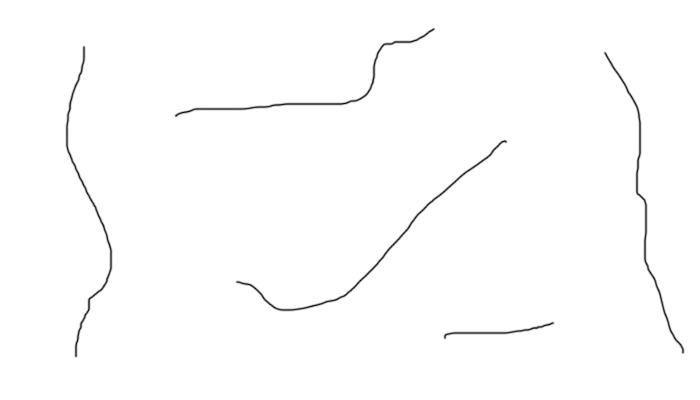
#> input picture detecttest.png, 700 x 400 px
$ python contourProperty.py   (older library calls are emulated)
#> lines starting #> are read from the running program, lines starting #| are printed output that depends on the picture; after the words box and inside, x2 and y2 are one past the last pixel; in counts of white or black regions, pixels touching at a corner belong together
# -*- coding: utf-8 -*-
"""
Created on Mon Feb 20 17:16:37 2017

@author: USER
"""

#-*- coding:utf-8 -*-
import sys
reload(sys)
sys.setdefaultencoding('utf8')

import cv2
import numpy as np
from matplotlib import pyplot as plt

img = cv2.imread('detecttest.png')
#> img is the input picture: shape (400, 700, 3); min 5, max 255, mean 253
img1 = img.copy()

imgray = cv2.cvtColor(img,cv2.COLOR_BGR2GRAY)
ret, thresh = cv2.threshold(imgray,127,255,0)
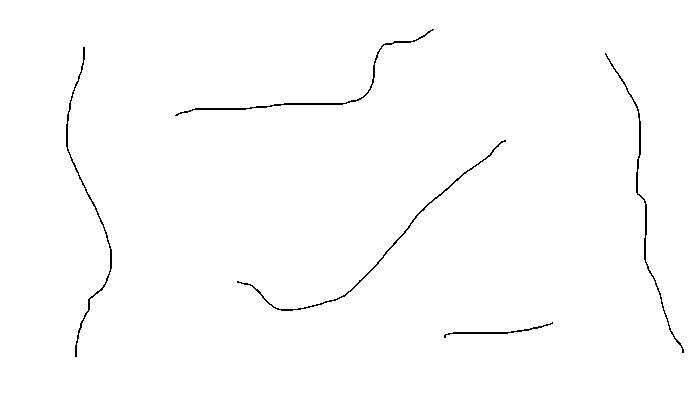
#> thresh: shape (400, 700); 99.2% white; black in thin lines or dots, all inside (x1, y1, x2, y2) = (66, 29, 684, 357)

image, contours, hierachy = cv2.findContours(thresh, cv2.RETR_TREE,cv2.CHAIN_APPROX_SIMPLE)
#> contours = 6 contours; box (x1, y1, x2, y2) and area: (0, 0, 700, 400) 278901, (65, 46, 113, 358) 862, (604, 52, 685, 354) 836, (174, 28, 435, 117) 823, (236, 139, 507, 312) 810, (443, 321, 554, 339) 312

cnt = contours[0]
#> cnt = [[0, 0], [0, 399], [699, 399], [699, 0]]

leftmost = tuple(cnt[cnt[:,:,0].argmin()][0])
#> leftmost = (0, 0)
rightmost = tuple(cnt[cnt[:,:,0].argmax()][0])
#> rightmost = (699, 399)
topmost = tuple(cnt[cnt[:,:,1].argmin()][0])
#> topmost = (0, 0)
bottommost = tuple(cnt[cnt[:,:,1].argmax()][0])
#> bottommost = (0, 399)

cv2.circle(img1,leftmost,20,(0,0,255),-1)
cv2.circle(img1,rightmost,20,(0,0,255),-1)
cv2.circle(img1,topmost,20,(0,0,255),-1)
cv2.circle(img1,bottommost,20,(0,0,255),-1)
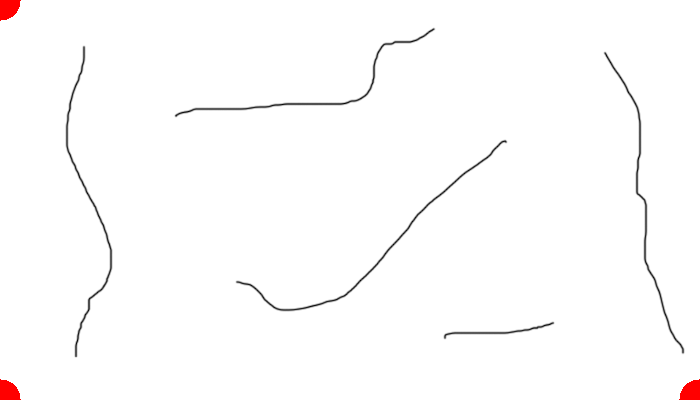
#> img1: shape (400, 700, 3); mean B, G, R 252.1, 252.1, 253

img1 = cv2.drawContours(img1, cnt, -1, (255,0,0), 5)
#> img1: shape (400, 700, 3); 0.02% of pixels changed, all inside (x1, y1, x2, y2) = (0, 0, 700, 400)

titles = ['[Original]','[Result]']
images = [img, img1]

for i in xrange(2):
    plt.subplot(1,2,i+1), plt.title(titles[i]), plt.imshow(images[i])
    plt.xticks([]), plt.yticks([])

plt.show()
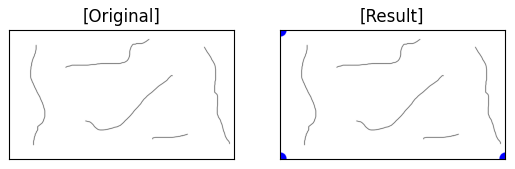
#> figure drawn by matplotlib, 2 panels; B, G, R data is drawn as R, G, B
